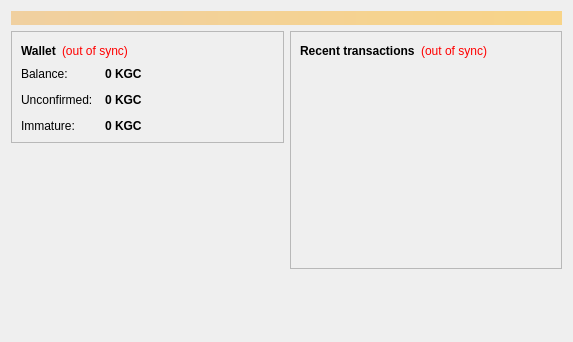
<?xml version="1.0" encoding="UTF-8"?>
<ui version="4.0">
 <class>OverviewPage</class>
 <widget class="QWidget" name="OverviewPage">
  <property name="geometry">
   <rect>
    <x>0</x>
    <y>0</y>
    <width>573</width>
    <height>342</height>
   </rect>
  </property>
  <property name="windowTitle">
   <string>Form</string>
  </property>
  <layout class="QVBoxLayout" name="topLayout">
   <item>
    <widget class="QLabel" name="labelAlerts">
     <property name="visible">
      <bool>false</bool>
     </property>
     <property name="styleSheet">
      <string notr="true">background-color: qlineargradient(x1: 0, y1: 0, x2: 1, y2: 0, stop:0 #F0D0A0, stop:1 #F8D488); color:#000000;</string>
     </property>
     <property name="wordWrap">
      <bool>true</bool>
     </property>
     <property name="margin">
      <number>3</number>
     </property>
    </widget>
   </item>
   <item>
    <layout class="QHBoxLayout" name="horizontalLayout" stretch="1,1">
     <item>
      <layout class="QVBoxLayout" name="verticalLayout_2">
       <item>
        <widget class="QFrame" name="frame">
         <property name="frameShape">
          <enum>QFrame::StyledPanel</enum>
         </property>
         <property name="frameShadow">
          <enum>QFrame::Raised</enum>
         </property>
         <layout class="QVBoxLayout" name="verticalLayout_4">
          <item>
           <layout class="QHBoxLayout" name="horizontalLayout_4">
            <item>
             <widget class="QLabel" name="label_5">
              <property name="font">
               <font>
                <weight>75</weight>
                <bold>true</bold>
               </font>
              </property>
              <property name="text">
               <string>Wallet</string>
              </property>
             </widget>
            </item>
            <item>
             <widget class="QLabel" name="labelWalletStatus">
              <property name="toolTip">
               <string>The displayed information may be out of date. Your wallet automatically synchronizes with the Kongcoin network after a connection is established, but this process has not completed yet.</string>
              </property>
              <property name="styleSheet">
               <string notr="true">QLabel { color: red; }</string>
              </property>
              <property name="text">
               <string notr="true">(out of sync)</string>
              </property>
              <property name="alignment">
               <set>Qt::AlignLeading|Qt::AlignLeft|Qt::AlignVCenter</set>
              </property>
             </widget>
            </item>
            <item>
             <spacer name="horizontalSpacer_2">
              <property name="orientation">
               <enum>Qt::Horizontal</enum>
              </property>
              <property name="sizeHint" stdset="0">
               <size>
                <width>40</width>
                <height>20</height>
               </size>
              </property>
             </spacer>
            </item>
           </layout>
          </item>
          <item>
           <layout class="QFormLayout" name="formLayout_2">
            <property name="fieldGrowthPolicy">
             <enum>QFormLayout::AllNonFixedFieldsGrow</enum>
            </property>
            <property name="horizontalSpacing">
             <number>12</number>
            </property>
            <property name="verticalSpacing">
             <number>12</number>
            </property>
            <item row="0" column="0">
             <widget class="QLabel" name="label">
              <property name="text">
               <string>Balance:</string>
              </property>
             </widget>
            </item>
            <item row="0" column="1">
             <widget class="QLabel" name="labelBalance">
              <property name="font">
               <font>
                <weight>75</weight>
                <bold>true</bold>
               </font>
              </property>
              <property name="cursor">
               <cursorShape>IBeamCursor</cursorShape>
              </property>
              <property name="toolTip">
               <string>Your current balance</string>
              </property>
              <property name="text">
               <string notr="true">0 KGC</string>
              </property>
              <property name="textInteractionFlags">
               <set>Qt::LinksAccessibleByMouse|Qt::TextSelectableByKeyboard|Qt::TextSelectableByMouse</set>
              </property>
             </widget>
            </item>
            <item row="1" column="0">
             <widget class="QLabel" name="label_3">
              <property name="text">
               <string>Unconfirmed:</string>
              </property>
             </widget>
            </item>
            <item row="1" column="1">
             <widget class="QLabel" name="labelUnconfirmed">
              <property name="font">
               <font>
                <weight>75</weight>
                <bold>true</bold>
               </font>
              </property>
              <property name="cursor">
               <cursorShape>IBeamCursor</cursorShape>
              </property>
              <property name="toolTip">
               <string>Total of transactions that have yet to be confirmed, and do not yet count toward the current balance</string>
              </property>
              <property name="text">
               <string notr="true">0 KGC</string>
              </property>
              <property name="textInteractionFlags">
               <set>Qt::LinksAccessibleByMouse|Qt::TextSelectableByKeyboard|Qt::TextSelectableByMouse</set>
              </property>
             </widget>
            </item>
            <item row="2" column="0">
             <widget class="QLabel" name="labelImmatureText">
              <property name="text">
               <string>Immature:</string>
              </property>
             </widget>
            </item>
            <item row="2" column="1">
             <widget class="QLabel" name="labelImmature">
              <property name="font">
               <font>
                <weight>75</weight>
                <bold>true</bold>
               </font>
              </property>
              <property name="toolTip">
               <string>Mined balance that has not yet matured</string>
              </property>
              <property name="text">
               <string notr="true">0 KGC</string>
              </property>
              <property name="textInteractionFlags">
               <set>Qt::LinksAccessibleByMouse|Qt::TextSelectableByKeyboard|Qt::TextSelectableByMouse</set>
              </property>
             </widget>
            </item>
           </layout>
          </item>
         </layout>
        </widget>
       </item>
       <item>
        <spacer name="verticalSpacer">
         <property name="orientation">
          <enum>Qt::Vertical</enum>
         </property>
         <property name="sizeHint" stdset="0">
          <size>
           <width>20</width>
           <height>40</height>
          </size>
         </property>
        </spacer>
       </item>
      </layout>
     </item>
     <item>
      <layout class="QVBoxLayout" name="verticalLayout_3">
       <item>
        <widget class="QFrame" name="frame_2">
         <property name="frameShape">
          <enum>QFrame::StyledPanel</enum>
         </property>
         <property name="frameShadow">
          <enum>QFrame::Raised</enum>
         </property>
         <layout class="QVBoxLayout" name="verticalLayout">
          <item>
           <layout class="QHBoxLayout" name="horizontalLayout_2">
            <item>
             <widget class="QLabel" name="label_4">
              <property name="text">
               <string>&lt;b&gt;Recent transactions&lt;/b&gt;</string>
              </property>
             </widget>
            </item>
            <item>
             <widget class="QLabel" name="labelTransactionsStatus">
              <property name="toolTip">
               <string>The displayed information may be out of date. Your wallet automatically synchronizes with the Kongcoin network after a connection is established, but this process has not completed yet.</string>
              </property>
              <property name="styleSheet">
               <string notr="true">QLabel { color: red; }</string>
              </property>
              <property name="text">
               <string notr="true">(out of sync)</string>
              </property>
              <property name="alignment">
               <set>Qt::AlignRight|Qt::AlignTrailing|Qt::AlignVCenter</set>
              </property>
             </widget>
            </item>
            <item>
             <spacer name="horizontalSpacer">
              <property name="orientation">
               <enum>Qt::Horizontal</enum>
              </property>
              <property name="sizeHint" stdset="0">
               <size>
                <width>40</width>
                <height>20</height>
               </size>
              </property>
             </spacer>
            </item>
           </layout>
          </item>
          <item>
           <widget class="QListView" name="listTransactions">
            <property name="styleSheet">
             <string notr="true">QListView { background: transparent; }</string>
            </property>
            <property name="frameShape">
             <enum>QFrame::NoFrame</enum>
            </property>
            <property name="verticalScrollBarPolicy">
             <enum>Qt::ScrollBarAlwaysOff</enum>
            </property>
            <property name="horizontalScrollBarPolicy">
             <enum>Qt::ScrollBarAlwaysOff</enum>
            </property>
            <property name="selectionMode">
             <enum>QAbstractItemView::NoSelection</enum>
            </property>
           </widget>
          </item>
         </layout>
        </widget>
       </item>
       <item>
        <spacer name="verticalSpacer_2">
         <property name="orientation">
          <enum>Qt::Vertical</enum>
         </property>
         <property name="sizeHint" stdset="0">
          <size>
           <width>20</width>
           <height>40</height>
          </size>
         </property>
        </spacer>
       </item>
      </layout>
     </item>
    </layout>
   </item>
  </layout>
 </widget>
 <resources/>
 <connections/>
</ui>
